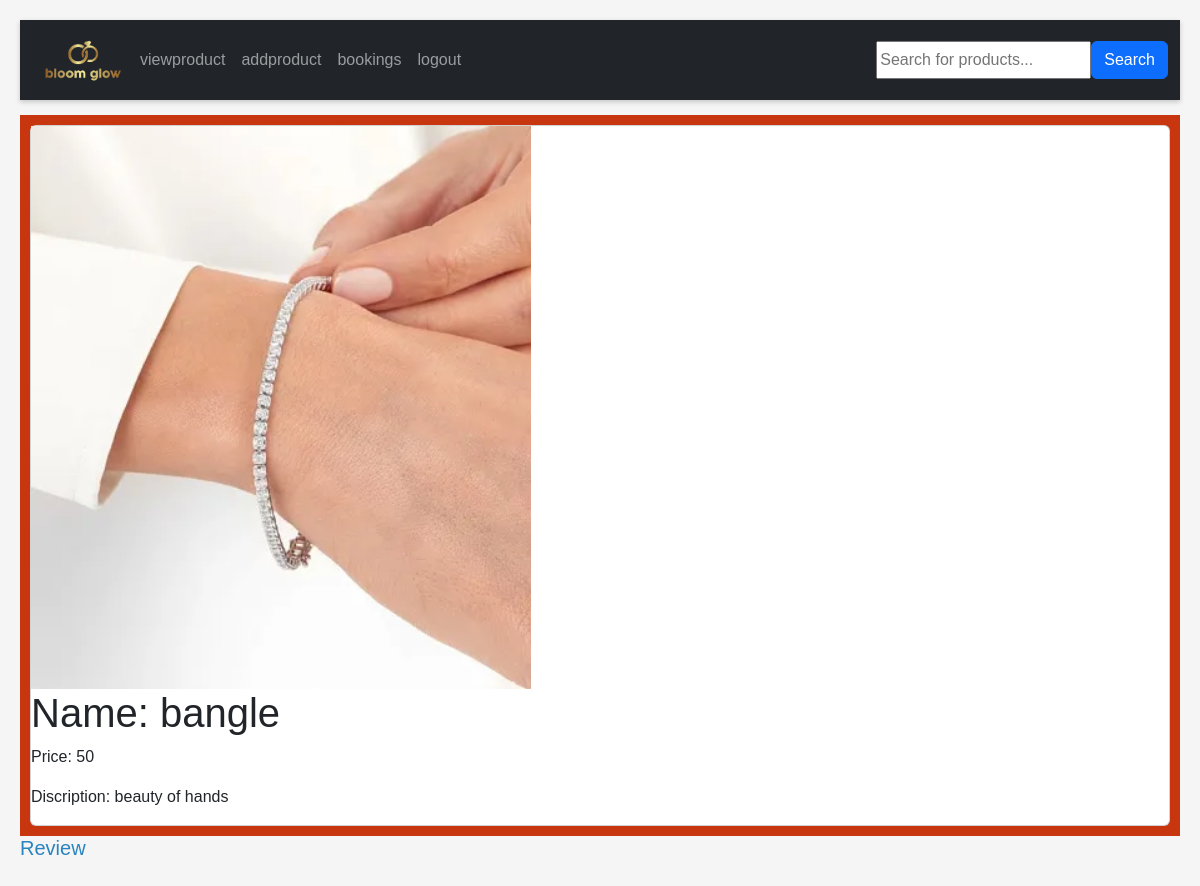
Before: /shopprodetails/2 with the older database file.
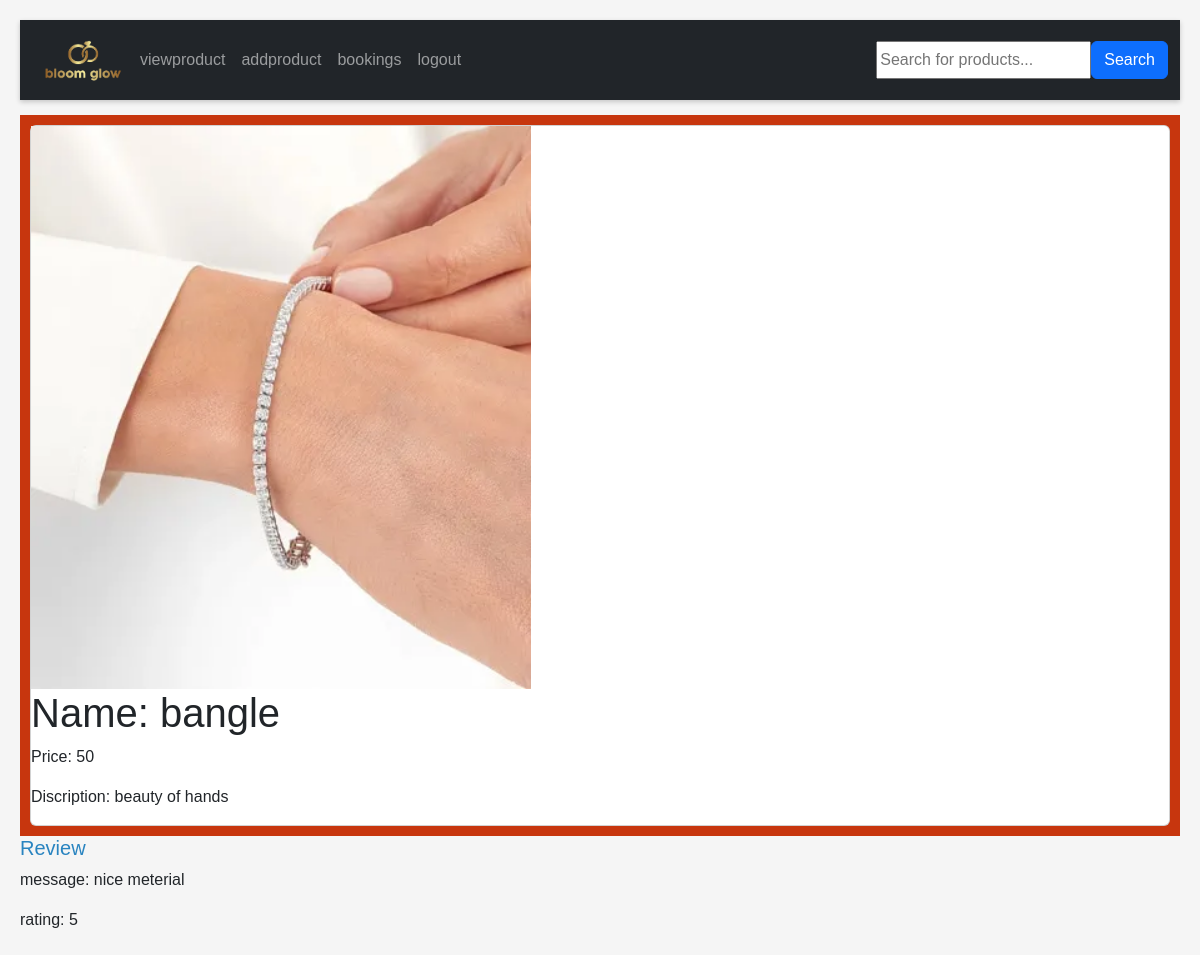
After: the same page with the newer database file.
### app/models.py (models this page shows, shortened)
class Feedback(models.Model):
    user = models.ForeignKey(Register, on_delete=models.CASCADE)
    shop = models.ForeignKey(Shopreg, on_delete=models.CASCADE)
    product = models.ForeignKey(Product, on_delete=models.CASCADE)
    message = models.TextField()
    rating = models.IntegerField(default=5)  # 1 to 5 rating
    submitted_at = models.DateTimeField(auto_now_add=True)

### app/views.py (the view)
# urls.py: path('shopprodetails/<int:id>',views.shopprodetails),
def shopprodetails(req,id):
    data=Product.objects.get(pk=id)
    feedback = Feedback.objects.filter(product=data).order_by('-submitted_at')
    return render(req,'shop/shopprodetails.html',{'data':data,'feedback':feedback})

### template/shop/shopprodetails.html (shortened to what this page needs)
<!DOCTYPE html>
<html>
<head>
    <link href="https://cdn.jsdelivr.net/npm/bootstrap@5.3.3/dist/css/bootstrap.min.css" rel="stylesheet">
</head>
<body>
  <nav id="nav" class="navbar navbar-expand-sm navbar-dark bg-dark">
    <div class="container-fluid">
      <a href="#" class="logo"  >
        <img src="../static/logo.png" alt="logo" width="100px">
      </a>
      <div class="collapse navbar-collapse" id="mynavbar">
        <ul class="navbar-nav me-auto">
          <li class="nav-item">
            <a class="nav-link" href="../viewpro">viewproduct</a>
          </li>
        <li class="nav-item">
          <a class="nav-link" href="../addpro">addproduct</a>
        </li>
      <li class="nav-item">
        <a class="nav-link" href="../bookinghistry">bookings</a>
      </li>
          <li class="nav-item">
            <a class="nav-link" href="../logout">logout</a>
          </li>
        </ul>
    <form class="d-flex" method="get" action="{% url 'product_search' %}">
      <input type="text" name="form-control me-2" placeholder="Search for products...">
      <button type="submit" class="btn btn-primary">Search</button>
    </form>
      </div>
    </div>
  </nav>
<div style="padding:10px;margin-top:15px;background-color:#c7360e;">
  <div class="card">
    <img src="{{data.image.url}}" alt="" style="width:500px">
    <h1>Name: {{data.name}}</h1>
    <p>Price: {{data.price}}</p>
    <p>Discription: {{data.discription}}</p>
  </div>
</div>
<div>
  <h5>Review</h5>
  {% for i in feedback %}
  <p>message: {{i.message}}</p>
    <p>rating: {{i.rating}}</p>
    {% endfor %}
</div>
</body>
</html>

Changed rows visible on the page:
added Feedback: message "nice meterial", rating "5"
